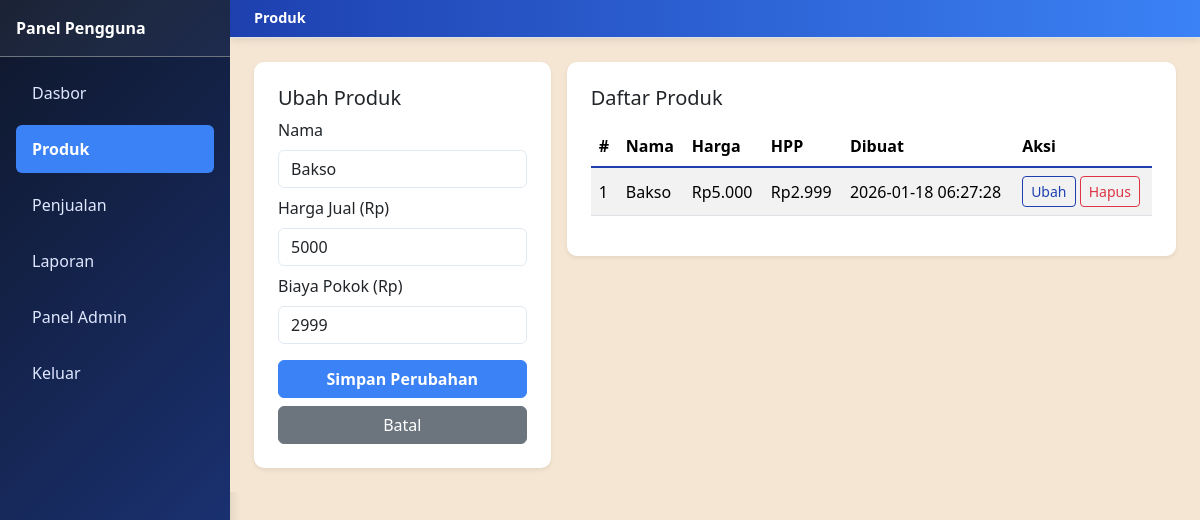
/user/products.php?edit=1 (signed in), run on the app's committed database.
### tables this page shows
CREATE TABLE yukii_products (
        id INTEGER PRIMARY KEY AUTOINCREMENT,
        name TEXT NOT NULL,
        price REAL NOT NULL DEFAULT 0,
        cost REAL NOT NULL DEFAULT 0,
        created_at TEXT NOT NULL DEFAULT CURRENT_TIMESTAMP
    );

### includes/auth.php (called while the page is built, shortened)
<?php
require_once __DIR__ . '/functions.php';
function currentUser(): ?array
{
    return $_SESSION['user'] ?? null;
}

### includes/functions.php (called while the page is built, shortened)
<?php
function sanitizeTablePrefix(string $username): string
{
    $slug = preg_replace('/[^a-zA-Z0-9_]/', '_', strtolower($username));
    $slug = trim($slug, '_');
    return $slug;
}
function userTableNames(string $username): array
{
    $prefix = sanitizeTablePrefix($username);
    return [
        'products' => $prefix . '_products',
        'sales' => $prefix . '_sales',
        'expenses' => $prefix . '_expenses',
    ];
}

### user/products.php (the view, shortened to what this page needs)
<?php
require_once __DIR__ . '/../includes/auth.php';
$user = currentUser();
$pdo = getDB();
$tables = userTableNames($user['username']);
$editProduct = null;
if (isset($_GET['edit'])) {
    $id = (int) $_GET['edit'];
    $stmt = $pdo->prepare('SELECT * FROM ' . $tables['products'] . ' WHERE id = :id');
    $stmt->execute([':id' => $id]);
    $editProduct = $stmt->fetch();
}
$products = $pdo->query('SELECT * FROM ' . $tables['products'] . ' ORDER BY created_at DESC')->fetchAll();
?>
<!DOCTYPE html>
<html lang="id">
<head>
    <link href="https://cdn.jsdelivr.net/npm/bootstrap@5.3.3/dist/css/bootstrap.min.css" rel="stylesheet">
    <link href="/assets/css/style.css" rel="stylesheet">
</head>
<body>
<div class="d-flex">
    <div class="sidebar bg-dark text-white">
        <div class="p-3 fw-bold border-bottom border-secondary">Panel Pengguna</div>
        <ul class="nav flex-column p-2">
            <li class="nav-item"><a class="nav-link text-white" href="/user/user_dashboard.php">Dasbor</a></li>
            <li class="nav-item"><a class="nav-link text-white active" href="/user/products.php">Produk</a></li>
            <li class="nav-item"><a class="nav-link text-white" href="/user/sales.php">Penjualan</a></li>
            <li class="nav-item"><a class="nav-link text-white" href="/user/report.php">Laporan</a></li>
                <?php if ($user['role'] === 'admin'): ?>
                    <li class="nav-item"><a class="nav-link text-white" href="/admin/admin_dashboard.php">Panel Admin</a></li>
                <?php endif; ?>
            <li class="nav-item"><a class="nav-link text-white" href="/logout.php">Keluar</a></li>
        </ul>
    </div>
    <div class="flex-grow-1">
        <nav class="navbar navbar-light bg-light border-bottom px-3">
            <span class="navbar-brand">Produk</span>
        </nav>
        <main class="p-4">
            <div class="row g-3">
                <div class="col-md-4">
                    <div class="card shadow-sm">
                        <div class="card-body">
                            <h5><?php echo $editProduct ? 'Ubah Produk' : 'Tambah Produk'; ?></h5>
                            <form method="post">
                                <div class="mb-2">
                                    <label class="form-label">Nama</label>
                                    <input type="text" name="name" class="form-control" value="<?php echo htmlspecialchars($editProduct['name'] ?? '', ENT_QUOTES, 'UTF-8'); ?>" required>
                                </div>
                                <div class="mb-2">
                                    <label class="form-label">Harga Jual (Rp)</label>
                                    <input type="text" inputmode="decimal" name="price" class="form-control" value="<?php echo htmlspecialchars($editProduct['price'] ?? '0', ENT_QUOTES, 'UTF-8'); ?>" required>
                                </div>
                                <div class="mb-3">
                                    <label class="form-label">Biaya Pokok (Rp)</label>
                                    <input type="text" inputmode="decimal" name="cost" class="form-control" value="<?php echo htmlspecialchars($editProduct['cost'] ?? '0', ENT_QUOTES, 'UTF-8'); ?>" required>
                                </div>
                                <?php if ($editProduct): ?>
                                    <button class="btn btn-primary w-100" type="submit">Simpan Perubahan</button>
                                    <a href="/user/products.php" class="btn btn-secondary w-100 mt-2">Batal</a>
                                <?php else: ?>
                                    <input type="hidden" name="action" value="add_product">
                                    <button class="btn btn-success w-100" type="submit">Tambah</button>
                                <?php endif; ?>
                            </form>
                        </div>
                    </div>
                </div>
                <div class="col-md-8">
                    <div class="card shadow-sm">
                        <div class="card-body">
                            <h5 class="mb-3">Daftar Produk</h5>
                            <div class="table-responsive">
                                <table class="table table-striped align-middle">
                                    <thead><tr><th>#</th><th>Nama</th><th>Harga</th><th>HPP</th><th>Dibuat</th><th>Aksi</th></tr></thead>
                                    <tbody>
                                    <?php foreach ($products as $p): ?>
                                        <tr>
                                            <td><?php echo (int) $p['id']; ?></td>
                                            <td><?php echo htmlspecialchars($p['name'], ENT_QUOTES, 'UTF-8'); ?></td>
                                            <td>Rp<?php echo number_format((float) $p['price'], 0, ',', '.'); ?></td>
                                            <td>Rp<?php echo number_format((float) $p['cost'], 0, ',', '.'); ?></td>
                                            <td><?php echo htmlspecialchars($p['created_at'], ENT_QUOTES, 'UTF-8'); ?></td>
                                            <td>
                                                <a class="btn btn-sm btn-outline-primary" href="/user/products.php?edit=<?php echo (int) $p['id']; ?>">Ubah</a>
                                                <form method="post" class="d-inline" onsubmit="return confirm('Hapus produk ini?');">
                                                    <button class="btn btn-sm btn-outline-danger" type="submit">Hapus</button>
                                                </form>
                                            </td>
                                        </tr>
                                    <?php endforeach; ?>
                                    </tbody>
                                </table>
                            </div>
                        </div>
                    </div>
                </div>
            </div>
        </main>
    </div>
</div>
</body>
</html>

### assets/css/style.css (style rules this page uses)
:root { --color-peach: #F5E6D3; --color-blue-primary: #1E40AF; --color-blue-bright: #3B82F6; --color-navy: #0F172A; --color-dark-blue: #1E3A8A; }
* { margin: 0; padding: 0; box-sizing: border-box; }
body { background-color: var(--color-peach); font-family: 'Segoe UI', Tahoma, Geneva, Verdana, sans-serif; }
.sidebar { width: 230px; min-height: 100vh; background: linear-gradient(135deg, var(--color-navy) 0%, var(--color-dark-blue) 100%); box-shadow: 2px 0 10px rgba(0, 0, 0, 0.1); }
.sidebar .p-3.fw-bold { background-color: rgba(255, 255, 255, 0.05); border-bottom: 2px solid var(--color-blue-primary); }
.sidebar .nav-link { color: #e0e7ff !important; transition: all 0.3s ease; padding: 12px 16px; margin: 4px 8px; border-radius: 6px; }
.sidebar .nav-link.active { background-color: var(--color-blue-bright); color: white !important; font-weight: 600; }
.navbar { background: linear-gradient(90deg, var(--color-blue-primary) 0%, var(--color-blue-bright) 100%) !important; color: white !important; box-shadow: 0 2px 8px rgba(0, 0, 0, 0.1); padding: 0.25rem 1.5rem !important; min-height: auto; height: 38px; display: flex; align-items: center; }
.navbar .navbar-brand { font-weight: 700; font-size: 0.9rem; color: white !important; margin: 0; padding: 0; line-height: 1; }
.card { border: none; border-radius: 10px; overflow: hidden; transition: all 0.3s ease; background-color: white; }
.card-body { padding: 1.5rem; }
.btn-primary { background-color: var(--color-blue-bright); border-color: var(--color-blue-bright); font-weight: 600; transition: all 0.3s ease; }
.btn-outline-primary { color: var(--color-blue-primary); border-color: var(--color-blue-primary); }
.table-striped>tbody>tr:nth-of-type(odd) { background-color: rgba(59, 130, 246, 0.03); }
.table thead { background: linear-gradient(90deg, var(--color-navy) 0%, var(--color-dark-blue) 100%); color: white; }
.table thead th { font-weight: 700; border-bottom: 2px solid var(--color-blue-primary); }
.form-select, .form-control { border-color: #e2e8f0; border-radius: 6px; transition: all 0.3s ease; }
.d-flex { min-height: 100vh; }
main { background-color: var(--color-peach); }

### data on the page
yukii_products: name "Bakso", price "5000", cost "2999", id "1", price "5.000", cost "2.999", created_at "2026-01-18 06:27:28"
